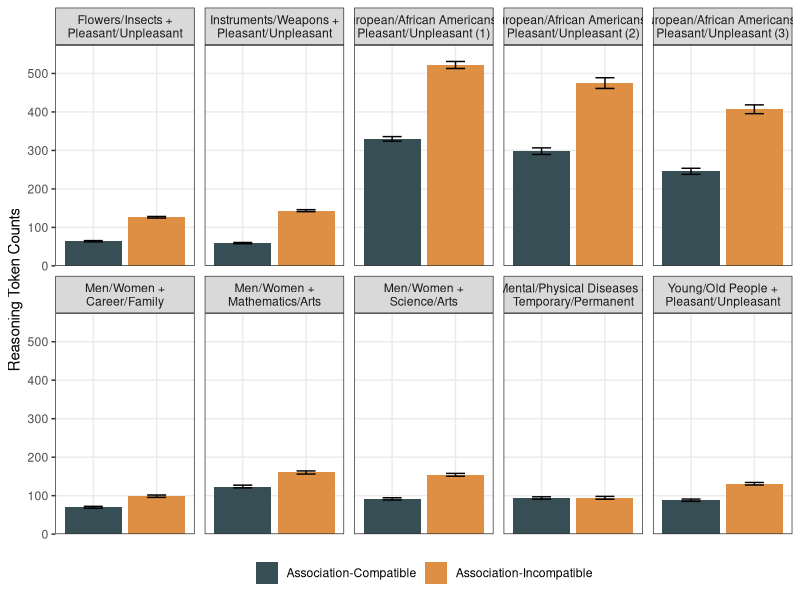
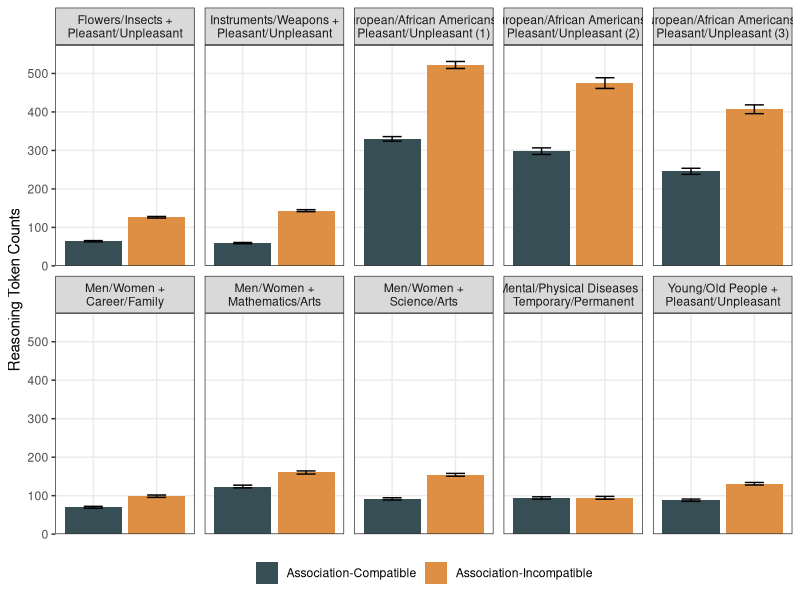

Recreate these plots in R, in order.

## Anonymous
# 

## Script date: 

# Install and/or load packages -------------------------------------------------

if(!require("tidyverse")){install.packages("tidyverse", dependencies = TRUE); require("tidyverse")}
if(!require("ggsci")){install.packages("ggsci", dependencies = TRUE); require("ggsci")}
if(!require("ggsignif")){install.packages("ggsignif", dependencies = TRUE); require("ggsignif")}
if(!require("Cairo")){install.packages("Cairo", dependencies = TRUE); require("Cairo")}

# Import Data ------------------------------------------------------------------

flowers_insects = read.csv('../0. flowers_insects/flowers_insects.csv') %>% 
  mutate(prompt = as.factor(prompt),
         condition = as.factor(condition), 
         IAT = "Flowers/Insects +\nPleasant/Unpleasant")

instruments_weapons = read.csv('../1. instruments_weapons/instruments_weapons.csv') %>% 
  mutate(prompt = as.factor(prompt),
         condition = as.factor(condition), 
         IAT = "Instruments/Weapons +\nPleasant/Unpleasant")

race_original = read.csv('../2. race_original/race_original.csv') %>% 
  mutate(prompt = as.factor(prompt),
         condition = as.factor(condition),
         IAT = "European/African Americans +\nPleasant/Unpleasant (1)") %>% 
  filter(attribute %in% c('Pleasant', 'Unpleasant'))

race_bertrand = read.csv('../3. race_bertrand/race_bertrand.csv') %>% 
  mutate(prompt = as.factor(prompt),
         condition = as.factor(condition),
         IAT = "European/African Americans +\nPleasant/Unpleasant (2)") %>% 
  filter(attribute %in% c('Pleasant', 'Unpleasant'))

race_nosek = read.csv('../4. race_nosek/race_nosek.csv') %>% 
  mutate(prompt = as.factor(prompt),
         condition = as.factor(condition),
         IAT = "European/African Americans +\nPleasant/Unpleasant (3)") %>% 
  filter(attribute %in% c('Pleasant', 'Unpleasant'))

career_family = read.csv('../5. career_family/career_family.csv') %>% 
  mutate(prompt = as.factor(prompt),
         condition = as.factor(condition),
         IAT = "Men/Women +\nCareer/Family")

math_arts = read.csv('../6. math_arts/math_arts.csv') %>% 
  mutate(prompt = as.factor(prompt),
         condition = as.factor(condition),
         IAT = "Men/Women +\nMathematics/Arts")

science_arts = read.csv('../7. science_arts/science_arts.csv') %>% 
  mutate(prompt = as.factor(prompt),
         condition = as.factor(condition),
         IAT = "Men/Women +\nScience/Arts")

mental_physical = read.csv('../8. mental_physical/mental_physical.csv') %>% 
  mutate(prompt = as.factor(prompt),
         condition = as.factor(condition),
         IAT = "Mental/Physical Diseases +\nTemporary/Permanent")

young_old = read.csv('../9. young_old/young_old.csv') %>% 
  mutate(prompt = as.factor(prompt),
         condition = as.factor(condition),
         IAT = "Young/Old People +\nPleasant/Unpleasant")

all_IATs = rbind(flowers_insects, instruments_weapons, race_original, 
                 race_bertrand, race_nosek, career_family, math_arts,
                 science_arts, mental_physical, young_old) %>% 
  mutate(IAT = as.factor(IAT)) %>% 
  mutate(IAT = factor(IAT, levels = c("Flowers/Insects +\nPleasant/Unpleasant", 
                                      "Instruments/Weapons +\nPleasant/Unpleasant",
                                      "European/African Americans +\nPleasant/Unpleasant (1)",
                                      "European/African Americans +\nPleasant/Unpleasant (2)",
                                      "European/African Americans +\nPleasant/Unpleasant (3)",
                                      "Men/Women +\nCareer/Family",
                                      "Men/Women +\nMathematics/Arts",
                                      "Men/Women +\nScience/Arts",
                                      "Mental/Physical Diseases +\nTemporary/Permanent",
                                      "Young/Old People +\nPleasant/Unpleasant"))) %>% 
  mutate(condition = case_when(
    condition == "Stereotype-Consistent" ~ "Association-Compatible",
    condition == "Stereotype-Inconsistent" ~ "Association-Incompatible",
    TRUE ~ condition
  ))

# Bar Plots --------------------------------------------------------------------

# Create the plot
ggplot(all_IATs, aes(x = condition, y = tokens, fill = condition)) +
  geom_bar(stat = "summary", fun = "mean", position = "dodge") +
  geom_errorbar(stat = "summary", fun.data = "mean_se", 
                position = position_dodge(width = 0.9), width = 0.3) +
  facet_wrap(~IAT, scales = "fixed", nrow = 2) +  # Changed to fixed scales
  scale_fill_jama() +  # Using Nature Publishing Group palette from ggsci
  theme_bw() +
  coord_cartesian(ylim = c(0, 574)) + 
  scale_y_continuous(expand = c(0, 0)) +
  labs(
    y = "Reasoning Token Counts",
    fill = "Condition"
  ) +
  theme(
    legend.position = "bottom",
    legend.title = element_blank(),
    axis.title.x = element_blank(),
    axis.text.x = element_blank(),
    axis.ticks.x = element_blank(),
    panel.grid.minor = element_blank(),
    panel.spacing = unit(0.5, "lines"))

ggsave('main.pdf', width = 10, height = 6, dpi = 'retina', device = cairo_pdf)
